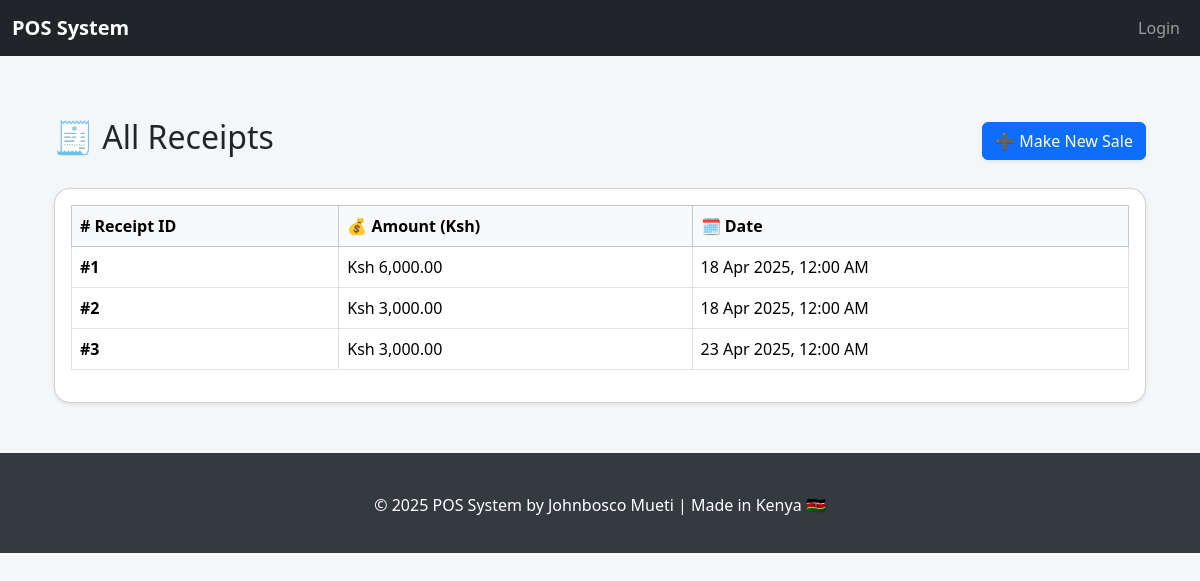
Screenshot of /receipts (signed in) with the database file from the repository.
### app/models.py (models this page shows, shortened)
class Sale(db.Model):
    id = db.Column(db.Integer, primary_key=True)
    amount = db.Column(db.Float, nullable=False)
    date = db.Column(db.Date, default=datetime.utcnow)
    user_id = db.Column(db.Integer, db.ForeignKey('user.id'), nullable=False)  # ForeignKey to User
    user = db.relationship('User', backref=db.backref('sales', lazy=True))  # Relationship with User
    product_id = db.Column(db.Integer, db.ForeignKey('product.id'), nullable=False)  # ForeignKey to Product
    product = db.relationship('Product', backref=db.backref('sales', lazy=True))  # Relationship with Product
    quantity = db.Column(db.Integer, nullable=False)

### app/routes.py (the view)
@main.route('/receipts')
@login_required
def receipts():
    receipts_data = Sale.query.all()
    return render_template('receipts.html', receipts=receipts_data)

### app/models.py (called while the page is built)
@login_manager.user_loader
def load_user(user_id):
    return User.query.get(int(user_id))

### app/routes.py (called while the page is built)
@main.app_context_processor
def inject_now():
    return {'current_year': datetime.now().year}

### app/templates/receipts.html (shortened to what this page needs)
{% extends 'base.html' %}
{% block content %}
<div class="container mt-5">
    <div class="d-flex justify-content-between align-items-center mb-4">
        <h2 class="text-dark">🧾 All Receipts</h2>
        <a href="{{ url_for('main.sales') }}" class="btn btn-primary shadow-sm">➕ Make New Sale</a>
    </div>
    {% if receipts %}
    <div class="card shadow-sm rounded-4">
        <div class="card-body table-responsive">
            <table class="table table-hover table-bordered align-middle">
                <thead class="table-light">
                    <tr>
                        <th scope="col"># Receipt ID</th>
                        <th scope="col">💰 Amount (Ksh)</th>
                        <th scope="col">🗓️ Date</th>
                    </tr>
                </thead>
                <tbody>
                    {% for receipt in receipts %}
                    <tr>
                        <td><strong>#{{ receipt.id }}</strong></td>
                        <td>Ksh {{ "{:,.2f}".format(receipt.amount) }}</td>
                        <td>{{ receipt.date.strftime('%d %b %Y, %I:%M %p') }}</td>
                    </tr>
                    {% endfor %}
                </tbody>
            </table>
        </div>
    </div>
    {% else %}
    <div class="alert alert-info mt-3" role="alert">
        📭 No receipts found. Make a sale to generate receipts.
    </div>
    {% endif %}
</div>
{% endblock %}

### app/templates/base.html (style rules this page uses)
body { padding-top: 70px; background-color: #f4f6f8; }
.container { margin-top: 20px; }

### rows the page displays
Sale: id "1", amount "6,000.00", date "18 Apr 2025, 12:00 AM"
Sale: id "2", amount "3,000.00", date "18 Apr 2025, 12:00 AM"
Sale: id "3", amount "3,000.00", date "23 Apr 2025, 12:00 AM"
